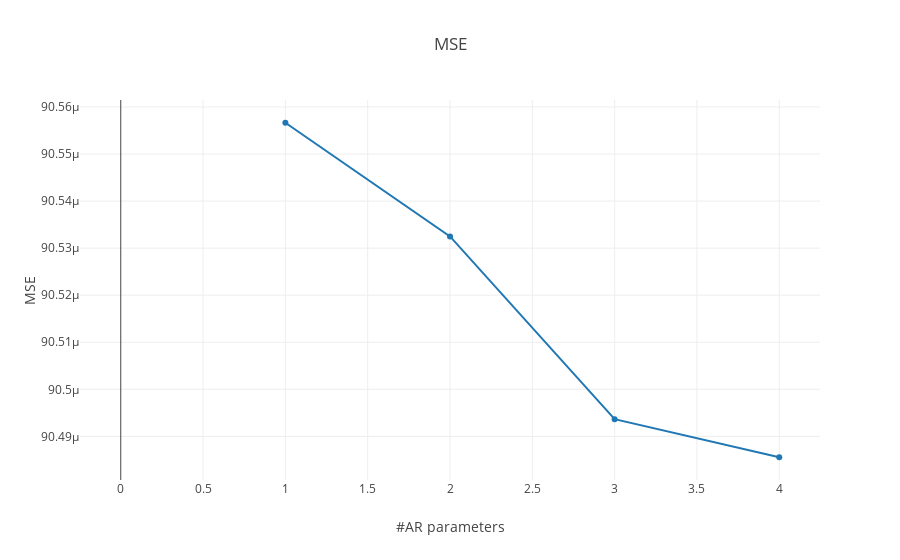
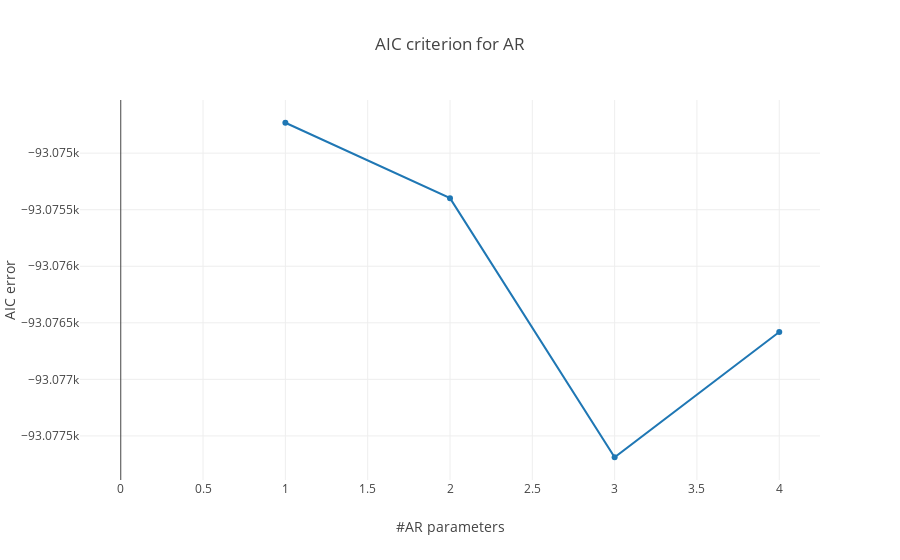
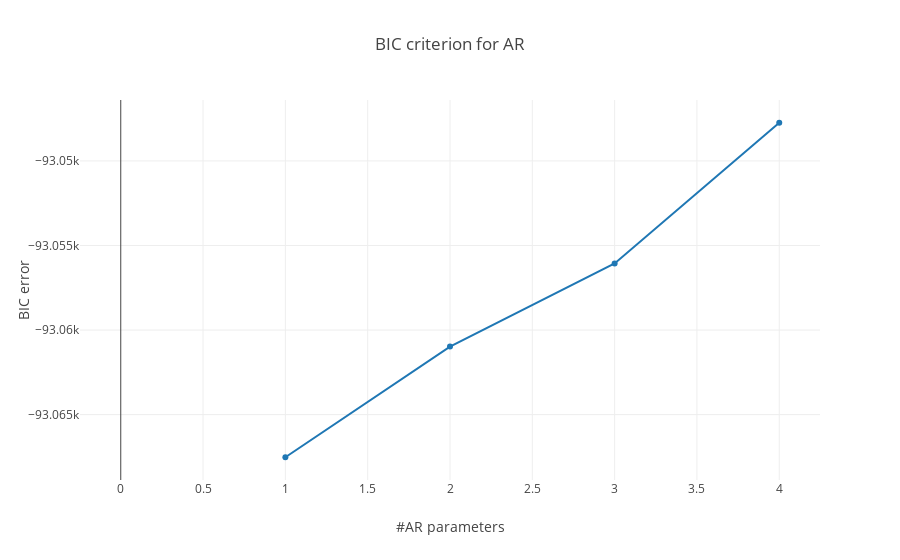
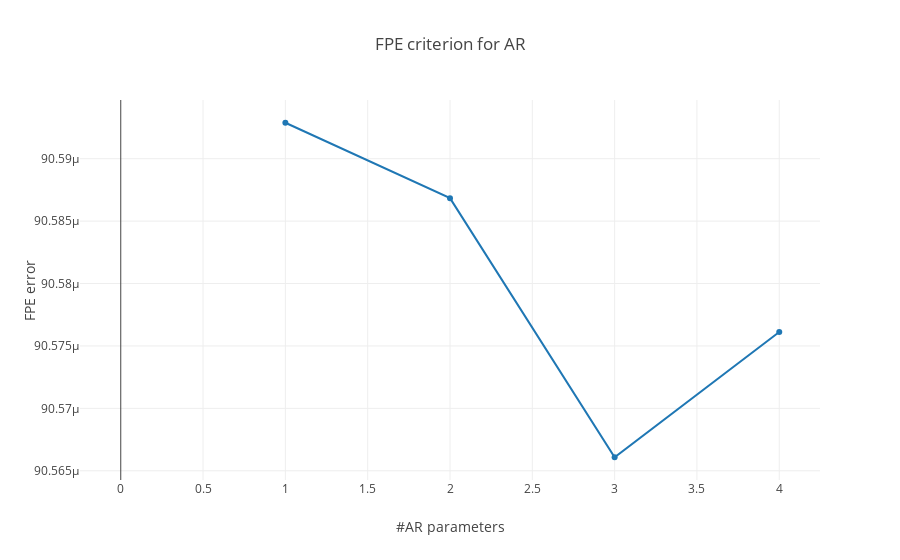

These figures' notebook cell, in order:
### Code cell
# # # plot criterions for AR processes using plot.ly

X = np.arange(k_AR_max)
# # # MSE
trace = go.Scatter(
    x = X,
    y = criterionsAR[:,3],
    mode = 'lines+markers')
layout = dict(title = 'MSE',
              xaxis = dict(title = '#AR parameters'),
              yaxis = dict(title = 'MSE'))
fig = dict(data=[trace], layout=layout)
plotly.offline.iplot(fig, filename='AR-MSE')

# # AIC
trace = go.Scatter(
    x = X,
    y = criterionsAR[:,0],
    mode = 'lines+markers')
layout = dict(title = 'AIC criterion for AR',
              xaxis = dict(title = '#AR parameters'),
              yaxis = dict(title = 'AIC error'))
fig = dict(data=[trace], layout=layout)
plotly.offline.iplot(fig, filename='AR-AIC')

# # BIC
trace = go.Scatter(
    x = X,
    y = criterionsAR[:,1],
    mode = 'lines+markers')
layout = dict(title = 'BIC criterion for AR',
              xaxis = dict(title = '#AR parameters'),
              yaxis = dict(title = 'BIC error'))
fig = dict(data=[trace], layout=layout)
plotly.offline.iplot(fig, filename='AR-BIC')

# # FPE
trace = go.Scatter(
    x = X,
    y = criterionsAR[:,2],
    mode = 'lines+markers')
layout = dict(title = 'FPE criterion for AR',
              xaxis = dict(title = '#AR parameters'),
              yaxis = dict(title = 'FPE error'))
fig = dict(data=[trace], layout=layout)
plotly.offline.iplot(fig, filename='AR-FPE')

### Figure 1 — Plotly figure (JSON) as saved in the notebook; plotly's stock layout.template omitted (floating-point values rounded to 4 significant figures)
{"data": [{"mode": "lines+markers", "type": "scatter", "x": [0, 1, 2, 3, 4], "y": [null, 9.056e-05, 9.053e-05, 9.049e-05, 9.049e-05, 9.049e-05]}], "layout": {"title": "MSE", "xaxis": {"title": "#AR parameters"}, "yaxis": {"title": "MSE"}}}

### Figure 2 — Plotly figure (JSON) as saved in the notebook; plotly's stock layout.template omitted (floating-point values rounded to 4 significant figures)
{"data": [{"mode": "lines+markers", "type": "scatter", "x": [0, 1, 2, 3, 4], "y": [null, -93070.0, -93080.0, -93080.0, -93080.0, -93070.0]}], "layout": {"title": "AIC criterion for AR", "xaxis": {"title": "#AR parameters"}, "yaxis": {"title": "AIC error"}}}

### Figure 3 — Plotly figure (JSON) as saved in the notebook; plotly's stock layout.template omitted (floating-point values rounded to 4 significant figures)
{"data": [{"mode": "lines+markers", "type": "scatter", "x": [0, 1, 2, 3, 4], "y": [null, -93070.0, -93060.0, -93060.0, -93050.0, -93040.0]}], "layout": {"title": "BIC criterion for AR", "xaxis": {"title": "#AR parameters"}, "yaxis": {"title": "BIC error"}}}

### Figure 4 — Plotly figure (JSON) as saved in the notebook; plotly's stock layout.template omitted (floating-point values rounded to 4 significant figures)
{"data": [{"mode": "lines+markers", "type": "scatter", "x": [0, 1, 2, 3, 4], "y": [null, 9.059e-05, 9.059e-05, 9.057e-05, 9.058e-05, 9.059e-05]}], "layout": {"title": "FPE criterion for AR", "xaxis": {"title": "#AR parameters"}, "yaxis": {"title": "FPE error"}}}
